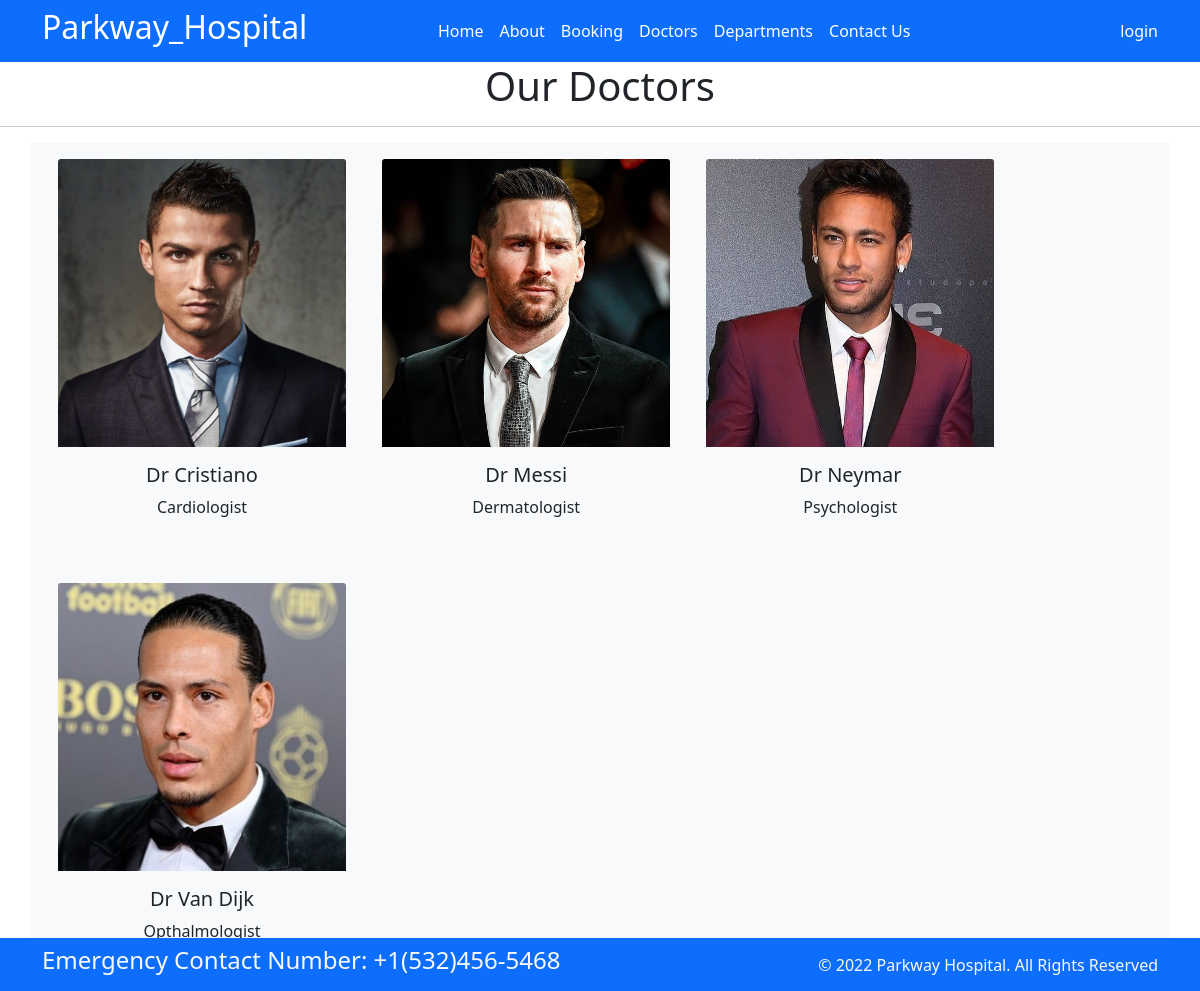
The app's page /doctors/ with its own data.
### home/models.py (models this page shows, shortened)
class Doctors(models.Model):
    doc_name=models.CharField(max_length=255)
    doc_spec=models.CharField(max_length=255)
    doc_dep=models.ForeignKey(Departments,on_delete=models.CASCADE)  #dropdown to select, deleting removes doctor
    doc_image=models.ImageField(upload_to='doctors')                #install pillow to upload pic

### home/views.py (the view)
# urls.py: path('doctors/',views.doctors,name='doctors'),
def doctors(request):
    dict_doc={
        'doc' : Doctors.objects.all()
    }
    return render(request,'doctors.html',dict_doc)

### templates/doctors.html
{% extends 'index.html' %}
{% block content %}
<div class="text-center">
  <h1>Our Doctors</h1>
</div>
<hr>
<div class="container text-left bg-light">
  {% for d in doc %}
  <div class="card-text-center mx-3 my-3" style=" width: 18rem; display:inline-block">
    <img class="card-img-top" src="{{d.doc_image.url}}" alt="Card image cap">
    <div class="card-body">
      <h5 class="text-center"> {{d.doc_name}}</h5>
      <p class="text-center">{{d.doc_spec}}</p>
    </div>
  </div>
{% endfor %}
{% endblock %}

### records on screen
Doctors: doc_image (picture), doc_name "Dr Cristiano", doc_spec "Cardiologist"
Doctors: doc_image (picture), doc_name "Dr Messi", doc_spec "Dermatologist"
Doctors: doc_image (picture), doc_name "Dr Neymar", doc_spec "Psychologist"
Doctors: doc_image (picture), doc_name "Dr Van Dijk", doc_spec "Opthalmologist"
